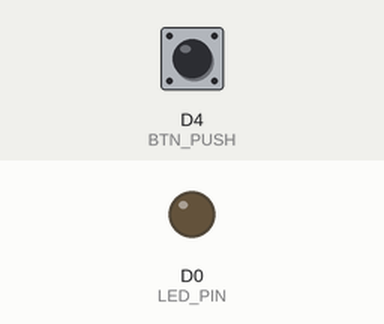
A sketch run on a simulated ESP8266 (NodeMCU). On the bench: output pins drawn as LEDs (lit = HIGH). Inputs (shaded band) come from the test bench; at power-on: D4 (BTN_PUSH) HIGH.

Above: at 1.2 s.
1.3 s: D4 (BTN_PUSH) pulled LOW for 0.15 s
At 1.37 s:
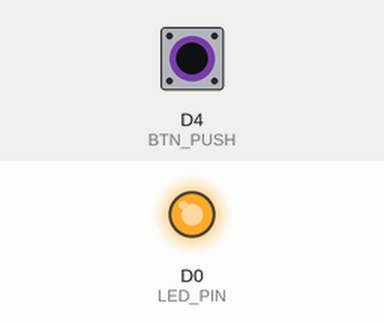
2.9 s: D4 (BTN_PUSH) pulled LOW for 3.2 s
At 6.5 s:
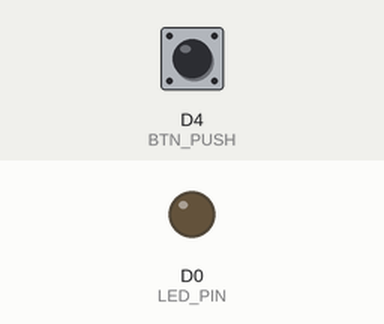
Timing chart, 0 to 8.0 s (numbered marks = the images above; inputs shaded):
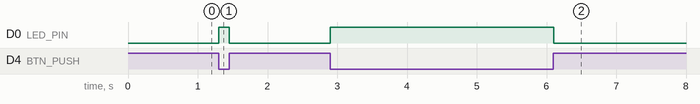

Measured:
- after the input at 1.3 s, D0 (LED_PIN): LOW → HIGH at once, → LOW 0.15 s later
- after the input at 2.9 s, D0 (LED_PIN): LOW → HIGH at once, → LOW 3.2 s later

The sketch:

intrupt.ino
```cpp
#define LED_PIN D0
#define BTN_PUSH D4

volatile byte ledState = LOW;
volatile bool buttonPressed = false;

void setup()
{
  pinMode(BTN_PUSH, INPUT_PULLUP);
  pinMode(LED_PIN, OUTPUT);

  attachInterrupt(digitalPinToInterrupt(BTN_PUSH), blinkled, CHANGE);
  Serial.begin(9600);
}

void loop()
{
  if (buttonPressed) {
    ledState = !ledState;
    digitalWrite(LED_PIN, ledState);
    buttonPressed = false;
  }
}

void blinkled() {
  buttonPressed = true;
}
```
